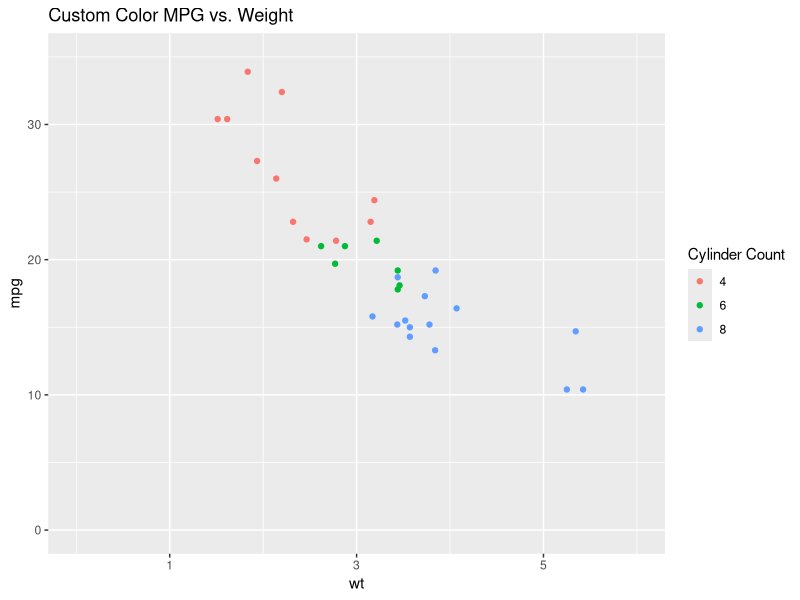
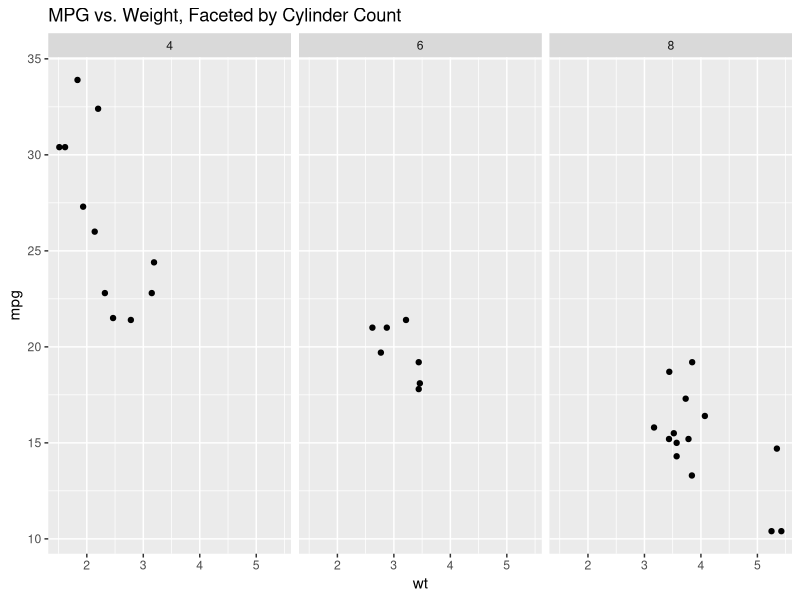
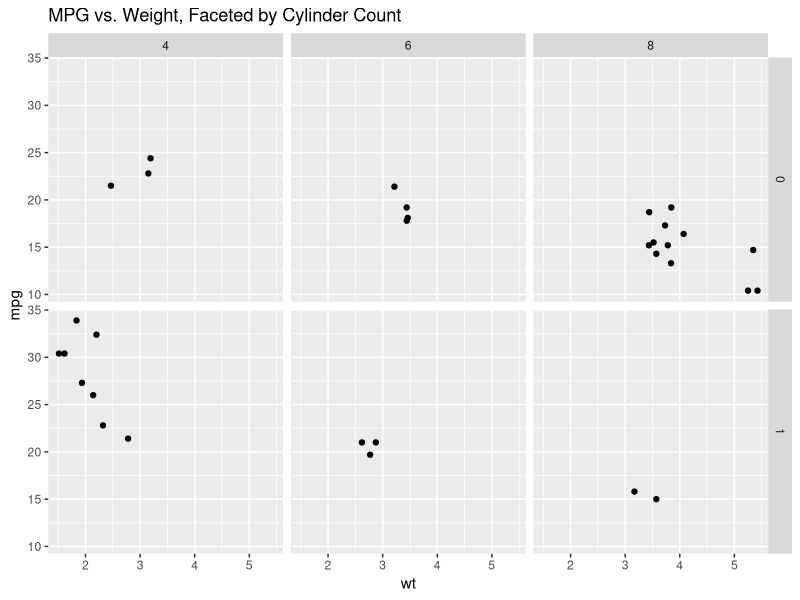
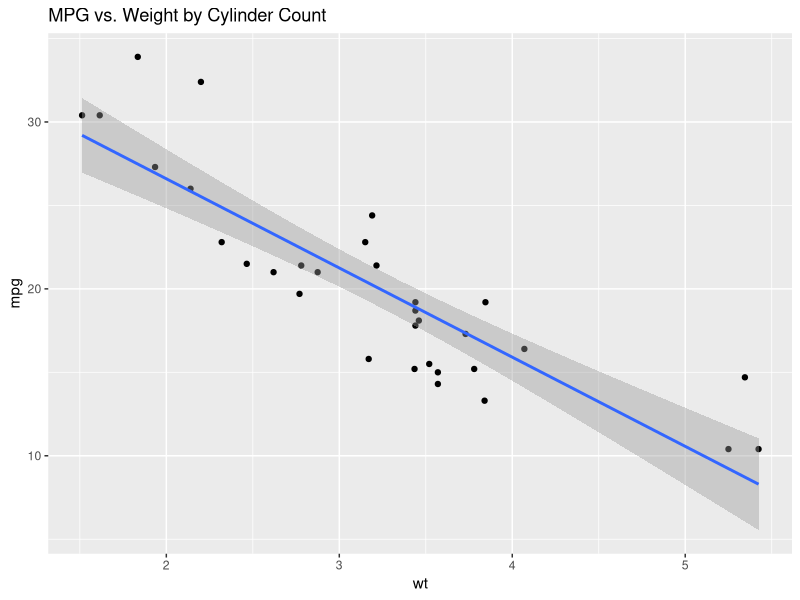
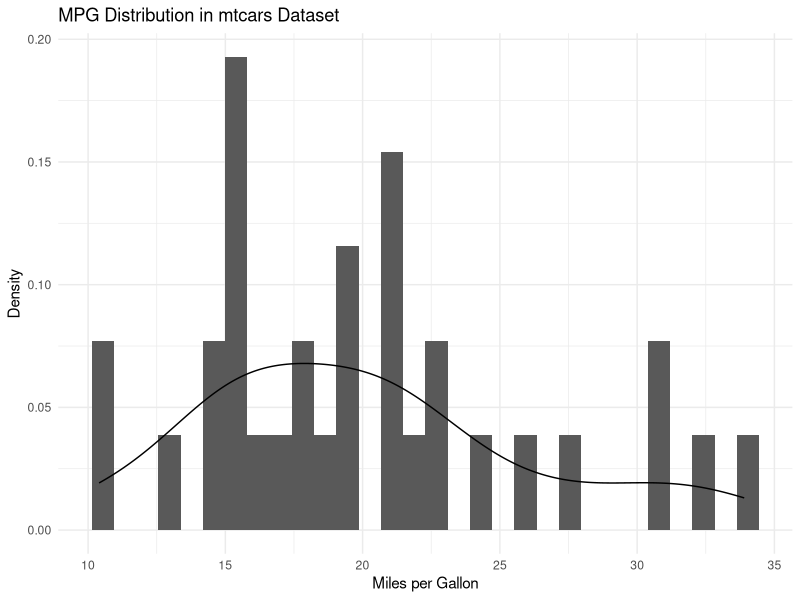
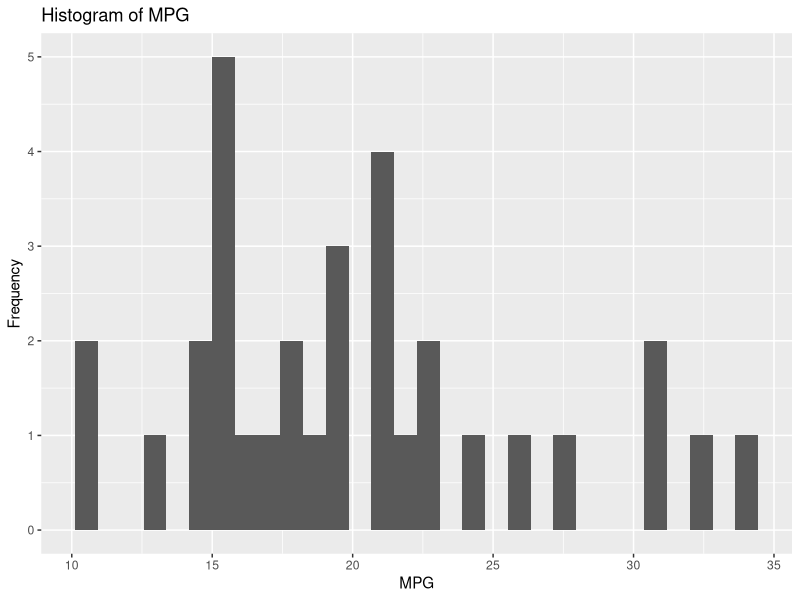
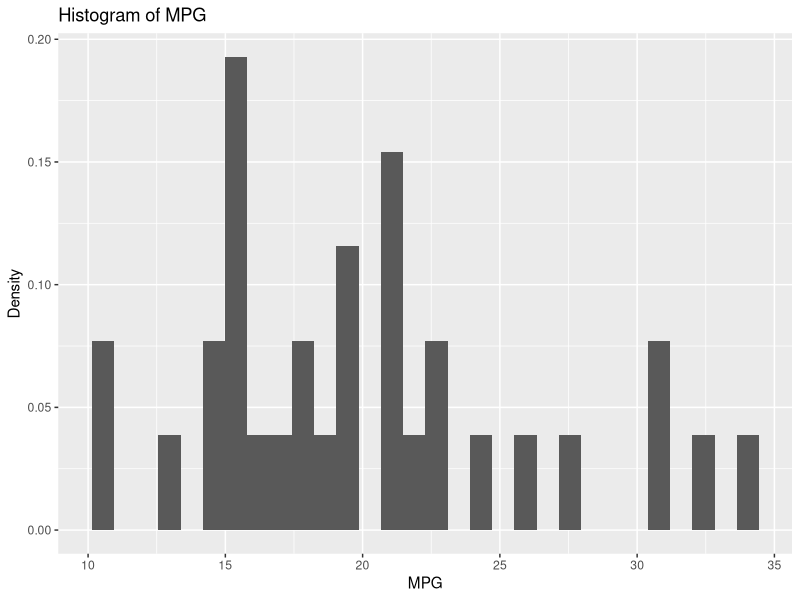
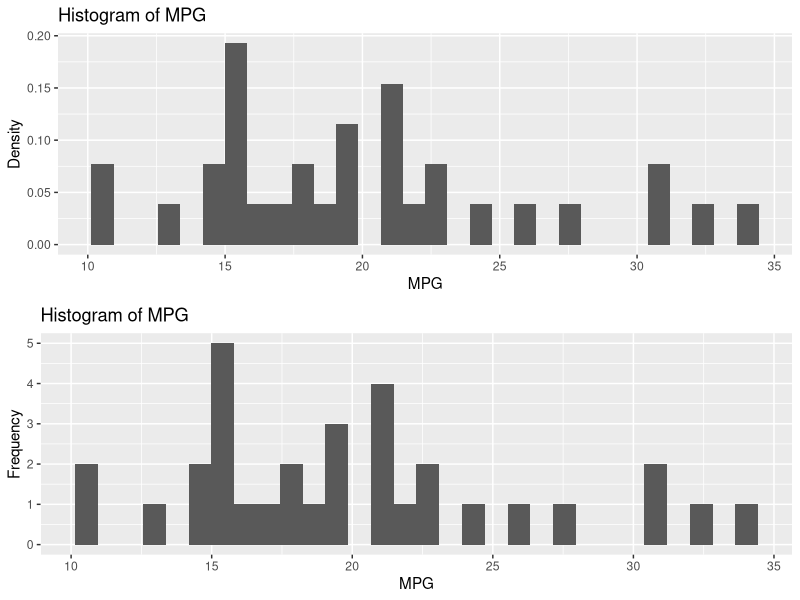

Here is the R script that generated these plots, in order:
## ---- chunk 1
library(ggplot2)
## ---- chunk 2
ggplot(mtcars, aes(x = wt, y = mpg, color = as.factor(cyl))) +
  geom_point() +
  labs(title = "Custom Color MPG vs. Weight", color = "Cylinder Count") +
  scale_x_continuous(limits = c(0, 6), breaks = c(1, 3, 5)) +
  scale_y_continuous(limits = c(0, 35))
## ---- chunk 3
p <- ggplot(data = mtcars, aes(x = wt, y = mpg)) +
  geom_point() +
  labs(title = "MPG vs. Weight, Faceted by Cylinder Count")
p + facet_wrap(vars(cyl))
## ---- chunk 4
p + facet_grid(vars(am), vars(cyl))
## ---- chunk 5
ggplot(data = mtcars, aes(x = wt, y = mpg)) +
  geom_point() +
  geom_smooth(method = "lm") +
  labs(title = "MPG vs. Weight by Cylinder Count")
## ---- chunk 6
ggplot(mtcars, aes(x = mpg)) +
  geom_histogram(aes(y=after_stat(density))) +
  geom_density() +
  labs(title = "MPG Distribution in mtcars Dataset",
       x = "Miles per Gallon",
       y = "Density") +
  theme_minimal()
## ---- chunk 7
ggplot(mtcars, aes(x = mpg)) +
  geom_histogram() +
  labs(title = "Histogram of MPG", x = "MPG", y = "Frequency")
## ---- chunk 8
ggplot(mtcars, aes(x = mpg)) +
  geom_histogram(aes(y = after_stat(density))) +
  labs(title = "Histogram of MPG", x = "MPG", y = "Density")
## ---- chunk 9
library(cowplot)

p1 <- ggplot(mtcars, aes(x = mpg)) +
  geom_histogram(aes(y = after_stat(density))) +
  labs(title = "Histogram of MPG", x = "MPG", y = "Density")

p2 <- ggplot(mtcars, aes(x = mpg)) +
  geom_histogram() +
  labs(title = "Histogram of MPG", x = "MPG", y = "Frequency")

plot_col <- plot_grid(p1, p2, ncol = 1)

plot_col
## ---- chunk 10
plot_col
## ---- chunk 11
ggsave("my_plot.png", width = 5, height = 5, units = "in") 
